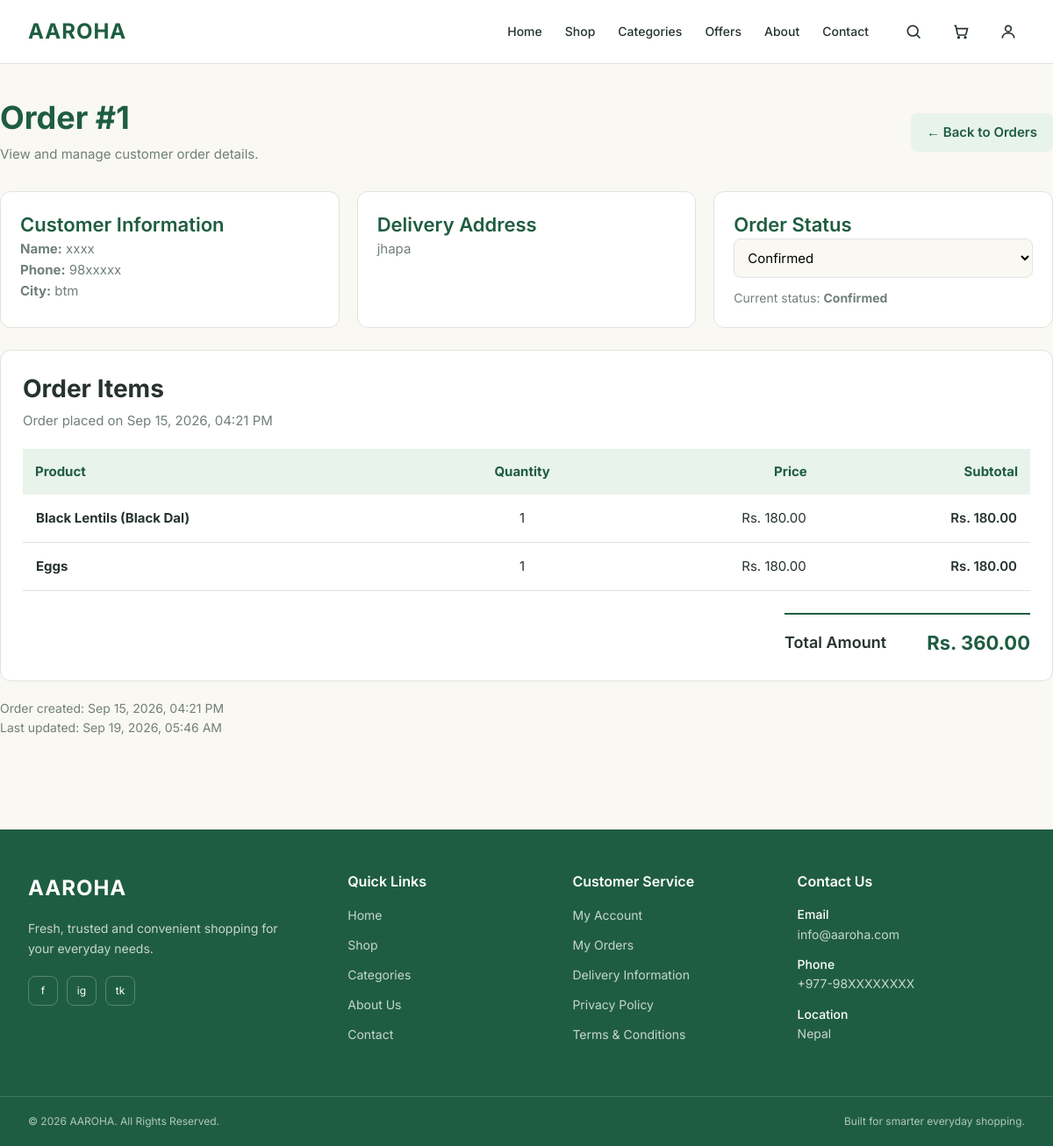
Screenshot of /orders/management/detail/1/ (signed in) with the database file from the repository.
### orders/models.py (models this page shows, shortened)
class Order(models.Model):
    STATUS_CHOICES = [
        ('Pending', 'Pending'),
        ('Confirmed', 'Confirmed'),
        ('Processing', 'Processing'),
        ('Shipped', 'Shipped'),
        ('Delivered', 'Delivered'),
        ('Cancelled', 'Cancelled'),
    ]
    user = models.ForeignKey(
        User,
        on_delete=models.CASCADE,
        related_name='orders'
    )
    rider = models.ForeignKey(
    User,
    on_delete=models.SET_NULL,
    null=True,
    blank=True,
    related_name='assigned_orders'
)
    customer_name = models.CharField(max_length=150)
    phone = models.CharField(max_length=20)
    address = models.TextField()
    city = models.CharField(max_length=100)
    total_amount = models.DecimalField(
        max_digits=10,
        decimal_places=2
    )
    status = models.CharField(
        max_length=20,
        choices=STATUS_CHOICES,
        default='Pending'
    )
    created_at = models.DateTimeField(auto_now_add=True)
    updated_at = models.DateTimeField(auto_now=True)

class OrderItem(models.Model):
    order = models.ForeignKey(
        Order,
        on_delete=models.CASCADE,
        related_name='items'
    )
    product = models.ForeignKey(
        'products.Product',
        on_delete=models.CASCADE
    )
    quantity = models.PositiveIntegerField()
    price = models.DecimalField(
        max_digits=10,
        decimal_places=2
    )
    subtotal = models.DecimalField(
        max_digits=10,
        decimal_places=2
    )

### products/models.py (models this page shows, shortened)
class Product(models.Model):
    name = models.CharField(max_length=200)
    category = models.ForeignKey(
        Category,
        on_delete=models.CASCADE,
        related_name='products'
    )
    description = models.TextField()
    price = models.DecimalField(
        max_digits=10,
        decimal_places=2
    )
    unit = models.CharField(
        max_length=50,
        default='piece'
    )
    stock = models.PositiveIntegerField(default=0)
    image = models.ImageField(
        upload_to='products/',
        blank=True,
        null=True
    )
    is_available = models.BooleanField(default=True)
    created_at = models.DateTimeField(auto_now_add=True)
    updated_at = models.DateTimeField(auto_now=True)

### orders/views.py (the view, shortened to what this page needs)
@login_required
def order_management_detail(request, order_id):
    if request.user.is_superuser:
        pass
    order = get_object_or_404(
        Order,
        id=order_id
    )
    return render(
        request,
        'orders/order_management_detail.html',
        {
            'order': order,
            'status_choices': Order.STATUS_CHOICES,
        }
    )

### templates/orders/order_management_detail.html (shortened to what this page needs)
{% extends 'base.html' %}
{% block content %}
<div class="container" style="padding: 40px 0;">
<div style="display: flex; justify-content: space-between; align-items: center; margin-bottom: 30px;">
    <div>
        <h1 style="margin: 0; color: #1F5D42;">
            Order #{{ order.id }}
        </h1>
        <p style="margin-top: 8px; color: #718078;">
            View and manage customer order details.
        </p>
    </div>
    <a href="{% url 'order_management' %}"
       style="
            text-decoration: none;
            background: #E8F3EC;
            color: #1F5D42;
            padding: 10px 18px;
            border-radius: 8px;
            font-weight: 600;
       ">
        ← Back to Orders
    </a>
</div>
<div style="
    display: grid;
    grid-template-columns: repeat(auto-fit, minmax(250px, 1fr));
    gap: 20px;
    margin-bottom: 25px;
">
    <div style="
        background: white;
        border: 1px solid #DDE5DF;
        border-radius: 12px;
        padding: 22px;
    ">
        <h3 style="margin-top: 0; color: #1F5D42;">
            Customer Information
        </h3>
        <p>
            <strong>Name:</strong>
            {{ order.customer_name }}
        </p>
        <p>
            <strong>Phone:</strong>
            {{ order.phone }}
        </p>
        <p>
            <strong>City:</strong>
            {{ order.city }}
        </p>
    </div>
    <div style="
        background: white;
        border: 1px solid #DDE5DF;
        border-radius: 12px;
        padding: 22px;
    ">
        <h3 style="margin-top: 0; color: #1F5D42;">
            Delivery Address
        </h3>
        <p style="line-height: 1.6;">
            {{ order.address }}
        </p>
    </div>
    <div style="
        background: white;
        border: 1px solid #DDE5DF;
        border-radius: 12px;
        padding: 22px;
    ">
        <h3 style="margin-top: 0; color: #1F5D42;">
            Order Status
        </h3>
        <form method="POST"
              action="{% url 'update_order_status' order.id %}">
            <select name="status"
                    onchange="this.form.submit()"
                    style="
                        width: 100%;
                        padding: 11px;
                        border: 1px solid #DDE5DF;
                        border-radius: 8px;
                        font-size: 15px;
                        background: #FAF8F2;
                    ">
                {% for value, label in status_choices %}
                    <option value="{{ value }}"
                        {% if order.status == value %}selected{% endif %}>
                        {{ label }}
                    </option>
                {% endfor %}
            </select>
        </form>
        <p style="
            margin-top: 12px;
            color: #718078;
            font-size: 14px;
        ">
            Current status:
            <strong>{{ order.status }}</strong>
        </p>
    </div>
</div>
<div style="
    background: white;
    border: 1px solid #DDE5DF;
    border-radius: 12px;
    padding: 25px;
">
    <div style="
        display: flex;
        justify-content: space-between;
        align-items: center;
        margin-bottom: 20px;
    ">
        <div>
            <h2 style="
                margin: 0;
                color: #26332D;
            ">
                Order Items
            </h2>
            <p style="
                margin: 6px 0 0;
                color: #718078;
            ">
                Order placed on {{ order.created_at|date:"M d, Y, h:i A" }}
            </p>
        </div>
    </div>
    <div style="overflow-x: auto;">
        <table style="
            width: 100%;
            border-collapse: collapse;
        ">
            <thead>
                <tr style="
                    background: #E8F3EC;
                    color: #1F5D42;
                ">
                    <th style="
                        padding: 14px;
                        text-align: left;
                    ">
                        Product
                    </th>
                    <th style="
                        padding: 14px;
                        text-align: center;
                    ">
                        Quantity
                    </th>
                    <th style="
                        padding: 14px;
                        text-align: right;
                    ">
                        Price
                    </th>
                    <th style="
                        padding: 14px;
                        text-align: right;
                    ">
                        Subtotal
                    </th>
                </tr>
            </thead>
            <tbody>
                {% for item in order.items.all %}
                <tr style="
                    border-bottom: 1px solid #DDE5DF;
                ">
                    <td style="padding: 15px;">
                        <strong style="color: #26332D;">
                            {{ item.product.name }}
                        </strong>
                    </td>
                    <td style="
                        padding: 15px;
                        text-align: center;
                    ">
                        {{ item.quantity }}
                    </td>
                    <td style="
                        padding: 15px;
                        text-align: right;
                    ">
                        Rs. {{ item.price }}
                    </td>
                    <td style="
                        padding: 15px;
                        text-align: right;
                        font-weight: 600;
                    ">
                        Rs. {{ item.subtotal }}
                    </td>
                </tr>
                {% endfor %}
            </tbody>
        </table>
    </div>
    <div style="
        display: flex;
        justify-content: flex-end;
        margin-top: 25px;
    ">
        <div style="
            min-width: 280px;
            border-top: 2px solid #1F5D42;
            padding-top: 15px;
        ">
            <div style="
                display: flex;
                justify-content: space-between;
                align-items: center;
            ">
                <span style="
                    font-size: 18px;
                    font-weight: 600;
                    color: #26332D;
                ">
                    Total Amount
                </span>
                <span style="
                    font-size: 22px;
                    font-weight: 700;
                    color: #1F5D42;
                ">
                    Rs. {{ order.total_amount }}
                </span>
            </div>
        </div>
    </div>
</div>
<div style="
    margin-top: 20px;
    color: #718078;
    font-size: 14px;
">
    <p>
        Order created:
        {{ order.created_at|date:"M d, Y, h:i A" }}
    </p>
    <p>
        Last updated:
        {{ order.updated_at|date:"M d, Y, h:i A" }}
    </p>
</div>
</div>
{% endblock %}

### rows the page displays
Order: id "1", customer_name "xxxx", phone "98xxxxx", city "btm", address "jhapa", status "Confirmed", created_at "Sep 15, 2026, 04:21 PM", total_amount "360.00", updated_at "Sep 19, 2026, 05:46 AM"
OrderItem: product.name "Black Lentils (Black Dal)", quantity "1", price "180.00", subtotal "180.00"
OrderItem: product.name "Eggs", quantity "1", price "180.00", subtotal "180.00"
